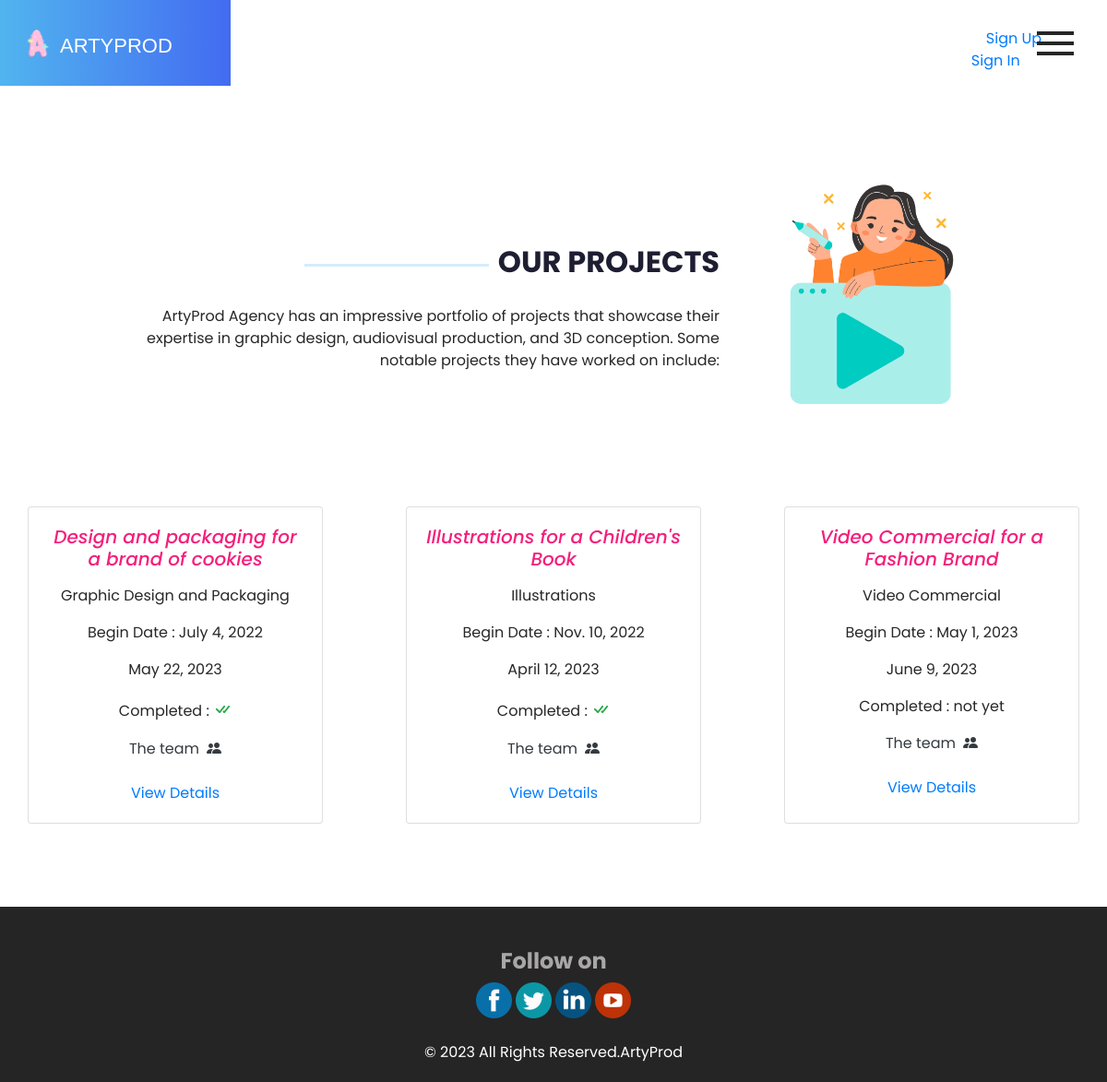
Screenshot of /myapp/project/ with the database file from the repository.
### myapp/models.py (models this page shows)
class Projet(models.Model):
    libelle = models.CharField(max_length=100)
    description = models.TextField()
    date_debut = models.DateField()
    date_fin = models.DateField()
    acheve = models.CharField(max_length=1, choices=(('o', 'Oui'), ('n', 'Non')))
    image=models.ImageField(default='default_image.jpg',upload_to='projet/')
    def __str__(self):
        return self.libelle

### myapp/views.py (the view)
# urls.py: path('project/',views.project,name="project"),
def project(request):
    list = Projet.objects.all()
    print(list)
    return render(request,'myapp/project.html',{'list':list})

### myapp/templates/myapp/project.html (shortened to what this page needs)
{% load static %}
{% include 'myapp/base.html' %}
    <section class="dish_section layout_padding">
        <div class="container">
            <div class="row">
                <div class="col-md-8">
                    <div class="detail-box">
                        <div class="heading_container">
                            <hr>
                            <h2>
                                Our
                                Projects<br>
                            </h2>
                        </div>
                        <p>
                            ArtyProd Agency has an impressive portfolio of projects that showcase their expertise in
                            graphic design, audiovisual production, and 3D conception. Some notable projects they have
                            worked on include:
                        </p>
                    </div>
                </div>
                <div class="col-md-4 mb-5">
                    <img src="{% static 'images/video-content.png'%}" alt="" class="w-75" />
                </div>
            </div>
            <div class="">
                <div class="dish_container mt-5 justify-content-between">
                    {% for s in list %}
                    <div class="card" style="width: 20rem;">
                        <div class="card-body text-center">
                            <h5 class="card-title text-center cardtitle mb-3 fst-italic">{{s.libelle}}</h5>
                            <p class="card-text">{{s.description}}</p>
                            <p class="card-text">Begin Date : {{s.date_debut}}</p>
                            <p class="card-text">{{s.date_fin}}</p>
                            <p class="card-text">Completed : {% if s.acheve == 'o'%}
                                <i class="bi bi-check-all text-success fs-5"></i>
                                {%else%} not yet {%endif%}
                            </p>
                           <a href="{% url 'equipe' id=s.id %}" class="text-dark">The team<i class="ms-2 bi bi-people-fill"></i></a> <br><br>
                            <a href="{% url 'details' id=s.id %}">View Details</a>
                        </div>
                    </div>
                    {% endfor %}
                </div>
            </div>
        </div>
    </section>
    {% include 'myapp/footer.html' %}
</body>
</html>

### myapp/static/css/style.css (style rules this page uses)
p { color: #272727; }
body { font-family: 'Poppins', sans-serif; color: #0c0c0c; background-color: #ffffff; }
.layout_padding { padding: 90px 0; }
.heading_container { display: -webkit-box; display: -ms-flexbox; display: flex; -webkit-box-align: center; -ms-flex-align: center; align-items: center; }
.heading_container h2 { font-weight: bold; color: #1d1e31; position: relative; text-transform: uppercase; }
.heading_container hr { margin: 0 10px; border: none; -webkit-box-flex: 1; -ms-flex: 1; flex: 1; max-width: 200px; height: 3px; background-color: #51b5ef; }
a, a:hover, a:focus { text-decoration: none; }
.dish_section .row { -webkit-box-align: center; -ms-flex-align: center; align-items: center; }
.dish_section .dish_container { display: -webkit-box; display: -ms-flexbox; display: flex; -ms-flex-wrap: wrap; flex-wrap: wrap; }
.dish_section .detail-box { padding-left: 10%; text-align: right; }
.dish_section .detail-box .heading_container { -webkit-box-pack: end; -ms-flex-pack: end; justify-content: flex-end; }
.dish_section .detail-box p { margin-top: 20px; }
.cardtitle { color: #F41F7C; }

### myapp/static/css/responsive.css (style rules this page uses)
@media (min-width: 1200px) { .container { max-width: 1170px; } }

### rows the page displays
Projet: libelle "Design and packaging for a brand of cookies", description "Graphic Design and Packaging", date_debut "July 4, 2022", date_fin "May 22, 2023", acheve "o" (drawn)
Projet: libelle "Illustrations for a Children's Book", description "Illustrations", date_debut "Nov. 10, 2022", date_fin "April 12, 2023", acheve "o" (drawn)
Projet: libelle "Video Commercial for a Fashion Brand", description "Video Commercial", date_debut "May 1, 2023", date_fin "June 9, 2023", acheve "not yet"
